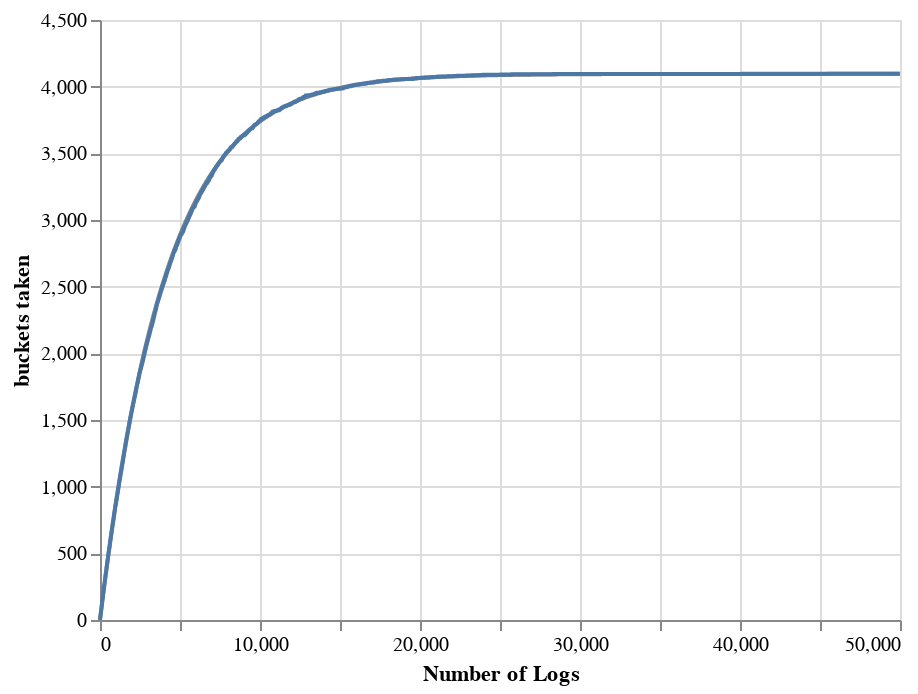

Source (notebook cell):
### Code cell
chart = alt.Chart(source).mark_line().encode(
    x= 'Number of Logs',
    y='buckets taken', 
)
reference_chart = alt.Chart(reference_source).mark_line(color='gray').encode(
    x= 'Number of Logs',
    y='buckets taken', 
)
# They should nearly overlap
reference_chart + chart

### Figure 1 — Vega-Lite specification as saved in the notebook (floating-point values rounded to 4 significant figures; data arrays with more than 128 entries replaced by an {"elided": "..."} marker saying what was removed)
{"config": {"view": {"continuousWidth": 400, "continuousHeight": 300}}, "layer": [{"data": {"name": "data-a96a4e11b1eccdde3b64d3fa3942c05e"}, "mark": {"type": "line", "color": "gray"}, "encoding": {"x": {"type": "quantitative", "field": "Number of Logs"}, "y": {"type": "quantitative", "field": "buckets taken"}}}, {"data": {"name": "data-d7a3cfa28e9204d77ca52e18591800f2"}, "mark": "line", "encoding": {"x": {"type": "quantitative", "field": "Number of Logs"}, "y": {"type": "quantitative", "field": "buckets taken"}}}], "$schema": "https://vega.github.io/schema/vega-lite/v4.8.1.json", "datasets": {"data-a96a4e11b1eccdde3b64d3fa3942c05e": {"elided": "5000 records"}, "data-d7a3cfa28e9204d77ca52e18591800f2": {"elided": "5000 records"}}}
